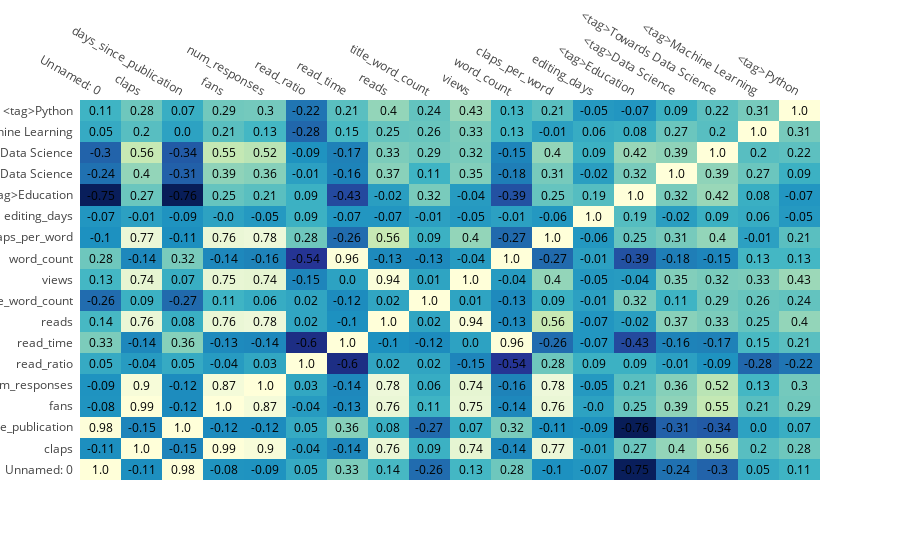

Source (notebook cell):
### Code cell
# Let's plot a simple heatmap to visualize the correlations
figure = ff.create_annotated_heatmap(z = corrs.round(2).values, 
                                     x =list(corrs.columns), 
                                     y=list(corrs.index), 
                                     colorscale='YlGnBu',
                                     annotation_text=corrs.round(2).values)
iplot(figure)
